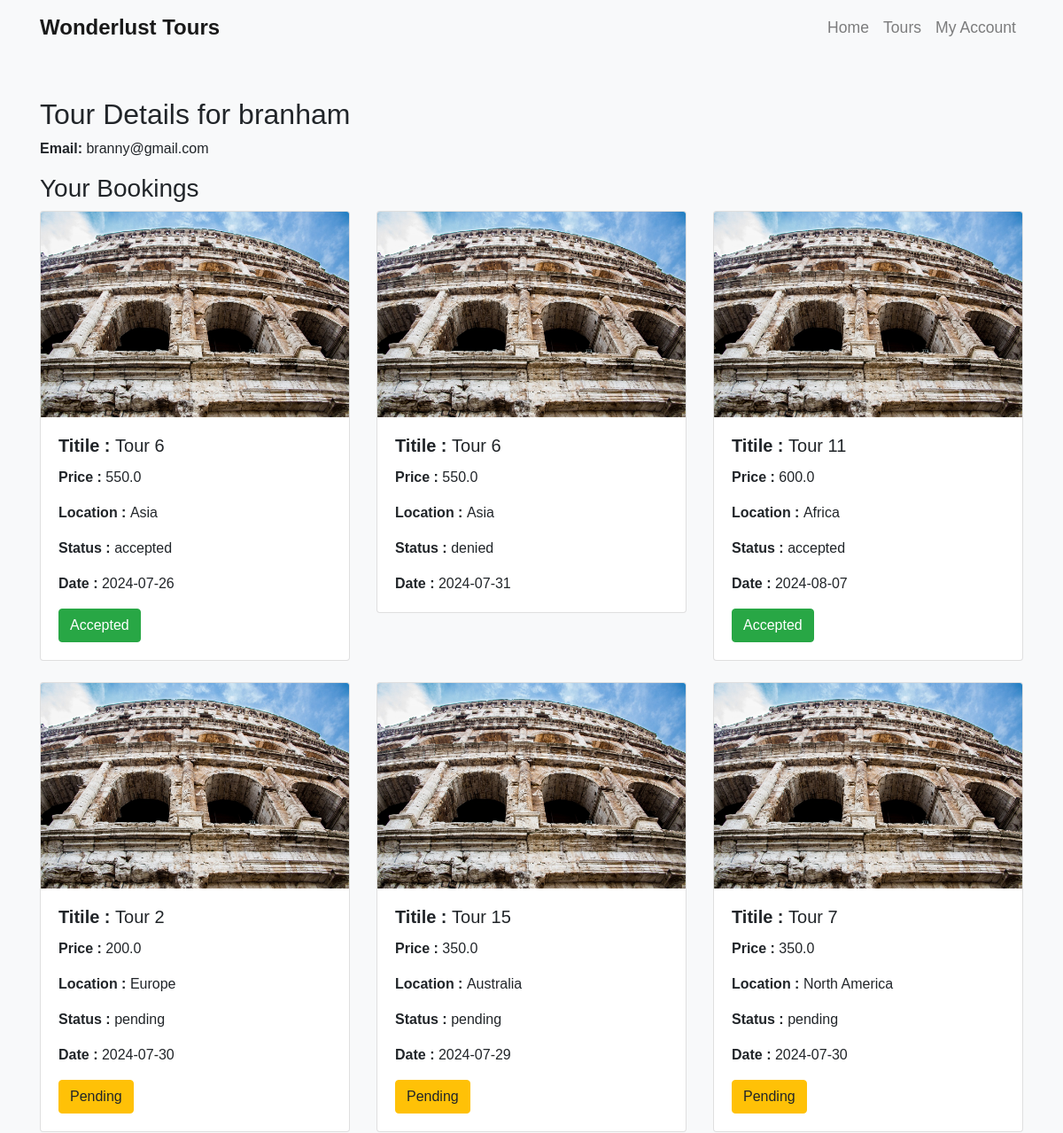
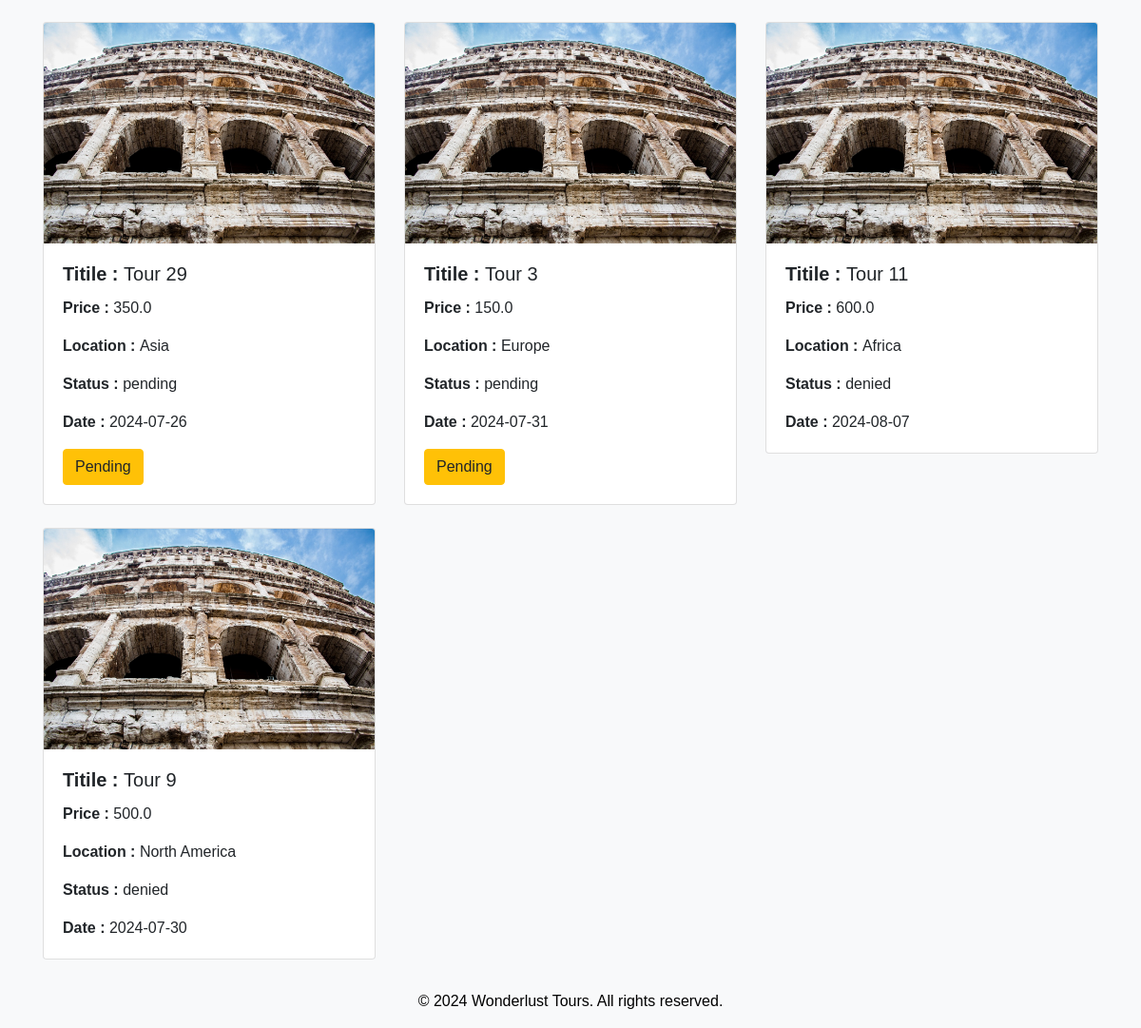
The page /tour_details/3 (signed in) on the database its author committed (2 pictures, top to bottom).
### tables this page shows
CREATE TABLE users (
    id INTEGER PRIMARY KEY AUTOINCREMENT,
    created TIMESTAMP NOT NULL DEFAULT CURRENT_TIMESTAMP,
    username TEXT NOT NULL UNIQUE,
    email TEXT NOT NULL UNIQUE,
    first_name TEXT,
    last_name TEXT,
    phone_number TEXT,
    password TEXT NOT NULL
);

CREATE TABLE bookings (
    id INTEGER PRIMARY KEY AUTOINCREMENT,
    user_id INTEGER NOT NULL,
    tour_id INTEGER NOT NULL,
    status TEXT NOT NULL DEFAULT 'pending',
    title TEXT NOT NULL,
    location TEXT NOT NULL,
    price TEXT NOT NULL,
    username TEXT NOT NULL,
    email TEXT NOT NULL,
    first_name TEXT,
    last_name TEXT,
    date_of_booking DATE,
    created TIMESTAMP NOT NULL DEFAULT CURRENT_TIMESTAMP,
    FOREIGN KEY(user_id) REFERENCES users(id),
    FOREIGN KEY(tour_id) REFERENCES tours(id)
);

CREATE TABLE tours (
    id INTEGER PRIMARY KEY AUTOINCREMENT,
    title TEXT NOT NULL,
    description TEXT NOT NULL,
    price REAL NOT NULL,
    location TEXT NOT NULL,
    image_filename TEXT NOT NULL,
    created TIMESTAMP NOT NULL DEFAULT CURRENT_TIMESTAMP
);

### routes.py (the view)
@routes.route('/tour_details/<int:tour_id>')
def tour_details(tour_id):
    if 'user_id' not in session:
        return redirect(url_for('user.login'))
    user_id = session['user_id']
    with sqlite3.connect('wonderlust_tours.db') as conn:
        conn.row_factory = sqlite3.Row  # This will return rows as dictionaries
        cur = conn.cursor()
        cur.execute("SELECT * FROM tours WHERE id = ?", (tour_id,))
        tour = cur.fetchone()
        cur.execute("SELECT * FROM users WHERE id = ?", (user_id,))
        user = cur.fetchone()
        cur.execute("""
            SELECT b.*, t.title, t.location, t.price
            FROM bookings b
            JOIN tours t ON b.tour_id = t.id
            WHERE b.user_id = ?
        """, (user_id,))
        bookings = cur.fetchall()
    return render_template('tourdetails.html', tour=tour, user=user, bookings=bookings)

### templates/tourdetails.html (shortened to what this page needs)
{% extends 'layout.html' %}
{% block styles %}
<link rel="stylesheet" href="{{ url_for('static', filename='css/tours.css') }}">
{% endblock %}
{% block content %}
<h2>Tour Details for {{ user['username'] }}</h2>
<p><strong>Email:</strong> {{ user['email'] }}</p>
<h3>Your Bookings</h3>
{% if bookings %}
  <div id="tourList" class="row">
    {% for booking in bookings %}
    <div class="col-md-4">
        <div class="card mb-4">
            <img src="{{ url_for('static', filename='images/' ~ tour.image_filename) }}" class="card-img-top" alt="{{ tour.title }}">
            <div class="card-body">
                <h5 class="card-title"><strong>Titile : </strong>{{ booking.title }}</h5>
                <p class="card-text"><strong>Price : </strong>{{ booking.price }}</p>
                <p class="card-text"><strong>Location : </strong>{{ booking.location }}</p>
                <p class="card-text"><strong>Status : </strong> {{ booking.status }}</p>
                <p class="card-text"><strong>Date : </strong>{{ booking.date_of_booking }}</p>
                {% if booking.status == 'pending' %}
                  <a href="#" class="btn btn-warning">Pending</a>
                {% elif booking.status == 'accepted' %}
                  <a href="#" class="btn btn-success">Accepted</a>
                {% elif booking.status == 'rejected' %}
                  <a href="#" class="btn btn-danger">Denied</a>
                {% endif %}
            </div>
        </div>
    </div>
    {% endfor %}
  </div>
{% else %}
  <p>You have no bookings yet.</p>
{% endif %}
{% endblock %}

### templates/layout.html (shortened to what this page needs)
<!DOCTYPE html>
<html lang="en">
<head>
  <link href="https://maxcdn.bootstrapcdn.com/bootstrap/4.5.2/css/bootstrap.min.css" rel="stylesheet">
  <link href="{{ url_for('static', filename='css/styles.css') }}" rel="stylesheet">
  {% block styles %}{% endblock %}
</head>
<body>
  <header>
    <nav class="navbar navbar-expand-lg navbar-light bg-light">
      <div class="container">
        <a class="navbar-brand" href="{{ url_for('index') }}">Wonderlust Tours</a>
        <div class="collapse navbar-collapse" id="navbarNav">
          <ul class="navbar-nav ml-auto">
            <li class="nav-item">
              <a class="nav-link" href="{{ url_for('index') }}">Home</a>
            </li>
            <li class="nav-item">
              <a class="nav-link" href="{{ url_for('user.tours') }}">Tours</a>
            </li>
            <li class="nav-item">
              <a class="nav-link" href="{{ url_for('user.account') }}">My Account</a>
            </li>
          </ul>
        </div>
      </div>
    </nav>
  </header>
  <main class="container my-5">
    {% block content %}{% endblock %}
  </main>
  <footer class="bg-light py-3">
    <div class="container text-center">
      <p class="mb-0">&copy; 2024 Wonderlust Tours. All rights reserved.</p>
    </div>
  </footer>
</body>
</html>

### static/css/styles.css (style rules this page uses)
body { font-family: 'Arial', sans-serif; background-color: #f8f9fa; }
.navbar-brand { font-weight: bold; font-size: 1.5em; }
.nav-link { font-size: 1.1em; }
footer { background-color: #343a40; color: white; }
footer p { margin: 0; }
header { background-image: url('../images/stones.jpg'); background-size: cover; background-position: center; color: white; }

### static/css/tours.css (style rules this page uses)
.card { background-color: rgba(255, 255, 255, 0.9); }
footer { position: fixed; bottom: 0; width: 100%; background-color: transparent; color: #000; z-index: -2; padding: 10px 0; }

### rows shown on the page
users: username "branham", email "branny@gmail.com"
bookings: image_filename (picture), title "Tour 6", price "550.0", location "Asia", status "accepted", date_of_booking "2024-07-26", shows "Accepted"
bookings: image_filename (picture), title "Tour 6", price "550.0", location "Asia", status "denied", date_of_booking "2024-07-31"
bookings: image_filename (picture), title "Tour 11", price "600.0", location "Africa", status "accepted", date_of_booking "2024-08-07", shows "Accepted"
bookings: image_filename (picture), title "Tour 2", price "200.0", location "Europe", status "pending", date_of_booking "2024-07-30", shows "Pending"
bookings: image_filename (picture), title "Tour 15", price "350.0", location "Australia", status "pending", date_of_booking "2024-07-29", shows "Pending"
bookings: image_filename (picture), title "Tour 7", price "350.0", location "North America", status "pending", date_of_booking "2024-07-30", shows "Pending"
bookings: image_filename (picture), title "Tour 29", price "350.0", location "Asia", status "pending", date_of_booking "2024-07-26", shows "Pending"
bookings: image_filename (picture), title "Tour 3", price "150.0", location "Europe", status "pending", date_of_booking "2024-07-31", shows "Pending"
bookings: image_filename (picture), title "Tour 11", price "600.0", location "Africa", status "denied", date_of_booking "2024-08-07"
bookings: image_filename (picture), title "Tour 9", price "500.0", location "North America", status "denied", date_of_booking "2024-07-30"
